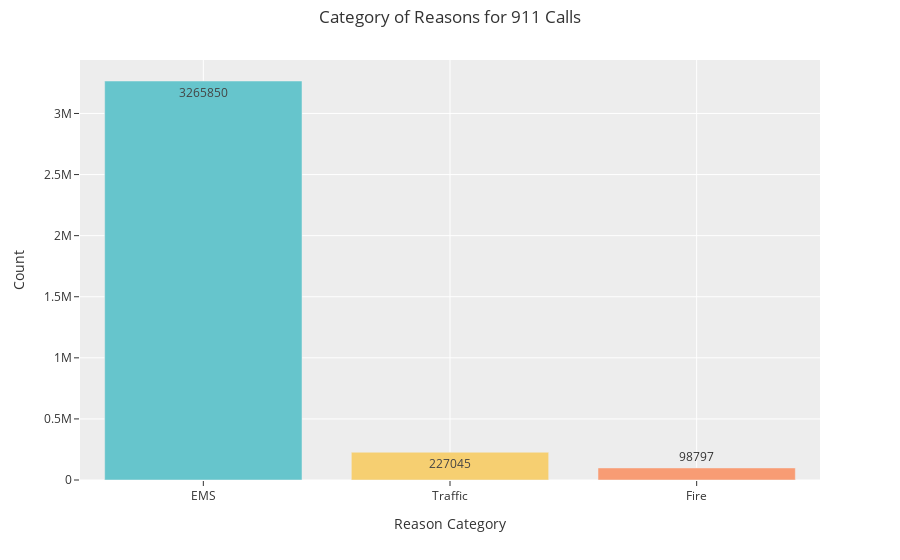
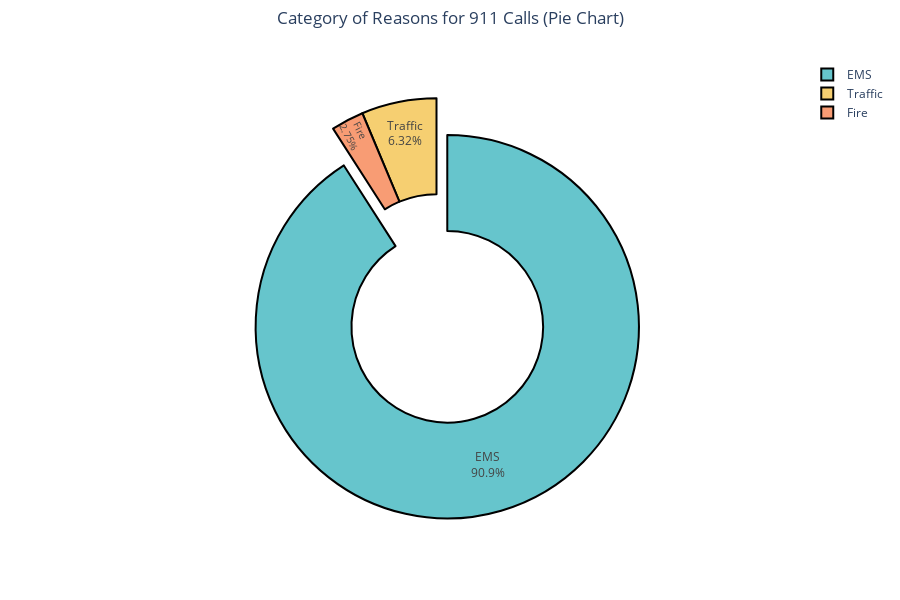

The notebook cell these images were saved under, in order:
### Code cell
# Bar Chart
fig1 = px.bar(reason, reason['reason'], reason['count'], color_discrete_sequence=[px.colors.qualitative.Pastel], text=reason['count'])

fig1.update_layout(title={
                  'text': "Category of Reasons for 911 Calls",
                  'y':0.98,
                  'x':0.5,
                  'xanchor': 'center',
                  'yanchor': 'top'},
                  xaxis_title='Reason Category',
                  yaxis_title='Count',
                  showlegend=False,
                  template='ggplot2')

# -----------------------------------------------------------

# Pie Chart
fig2 = px.pie(reason, reason['reason'], reason['count'],
              color_discrete_sequence=px.colors.qualitative.Pastel, hole=0.5)

fig2.update_layout(title={
                  'text': "Category of Reasons for 911 Calls (Pie Chart)",
                  'y':0.98,
                  'x':0.5,
                  'xanchor': 'center',
                  'yanchor': 'top'},
                   height=600,
                  template='plotly_white')

fig2.update_traces(textposition='inside', textinfo='percent+label', pull=[0.2, 0, 0])

fig2.data[0].marker.line.width = 2
fig2.data[0].marker.line.color = "black"

# -----------------------------------------------------------

fig1.show()
fig2.show()

### Figure 1 — Plotly figure (JSON) as saved in the notebook; plotly's stock layout.template omitted (floating-point values rounded to 4 significant figures)
{"data": [{"alignmentgroup": "True", "hovertemplate": "reason=%{x}<br>count=%{text}<extra></extra>", "legendgroup": "", "marker": {"color": ["rgb(102, 197, 204)", "rgb(246, 207, 113)", "rgb(248, 156, 116)", "rgb(220, 176, 242)", "rgb(135, 197, 95)", "rgb(158, 185, 243)", "rgb(254, 136, 177)", "rgb(201, 219, 116)", "rgb(139, 224, 164)", "rgb(180, 151, 231)", "rgb(179, 179, 179)"], "pattern": {"shape": ""}}, "name": "", "offsetgroup": "", "orientation": "v", "showlegend": false, "text": [3265850, 227045, 98797], "textposition": "auto", "x": ["EMS", "Traffic", "Fire"], "xaxis": "x", "y": [3265850, 227045, 98797], "yaxis": "y", "type": "bar"}], "layout": {"xaxis": {"anchor": "y", "domain": [0, 1], "title": {"text": "Reason Category"}}, "yaxis": {"anchor": "x", "domain": [0, 1], "title": {"text": "Count"}}, "legend": {"tracegroupgap": 0}, "margin": {"t": 60}, "barmode": "relative", "title": {"text": "Category of Reasons for 911 Calls", "y": 0.98, "x": 0.5, "xanchor": "center", "yanchor": "top"}, "showlegend": false}}

### Figure 2 — Plotly figure (JSON) as saved in the notebook; plotly's stock layout.template omitted (floating-point values rounded to 4 significant figures)
{"data": [{"domain": {"x": [0, 1], "y": [0, 1]}, "hole": 0.5, "hovertemplate": "reason=%{label}<br>count=%{value}<extra></extra>", "labels": ["EMS", "Traffic", "Fire"], "legendgroup": "", "name": "", "showlegend": true, "values": [3265850, 227045, 98797], "type": "pie", "pull": [0.2, 0, 0], "textinfo": "percent+label", "textposition": "inside", "marker": {"line": {"width": 2, "color": "black"}}}], "layout": {"legend": {"tracegroupgap": 0}, "margin": {"t": 60}, "piecolorway": ["rgb(102, 197, 204)", "rgb(246, 207, 113)", "rgb(248, 156, 116)", "rgb(220, 176, 242)", "rgb(135, 197, 95)", "rgb(158, 185, 243)", "rgb(254, 136, 177)", "rgb(201, 219, 116)", "rgb(139, 224, 164)", "rgb(180, 151, 231)", "rgb(179, 179, 179)"], "title": {"text": "Category of Reasons for 911 Calls (Pie Chart)", "y": 0.98, "x": 0.5, "xanchor": "center", "yanchor": "top"}, "height": 600}}
